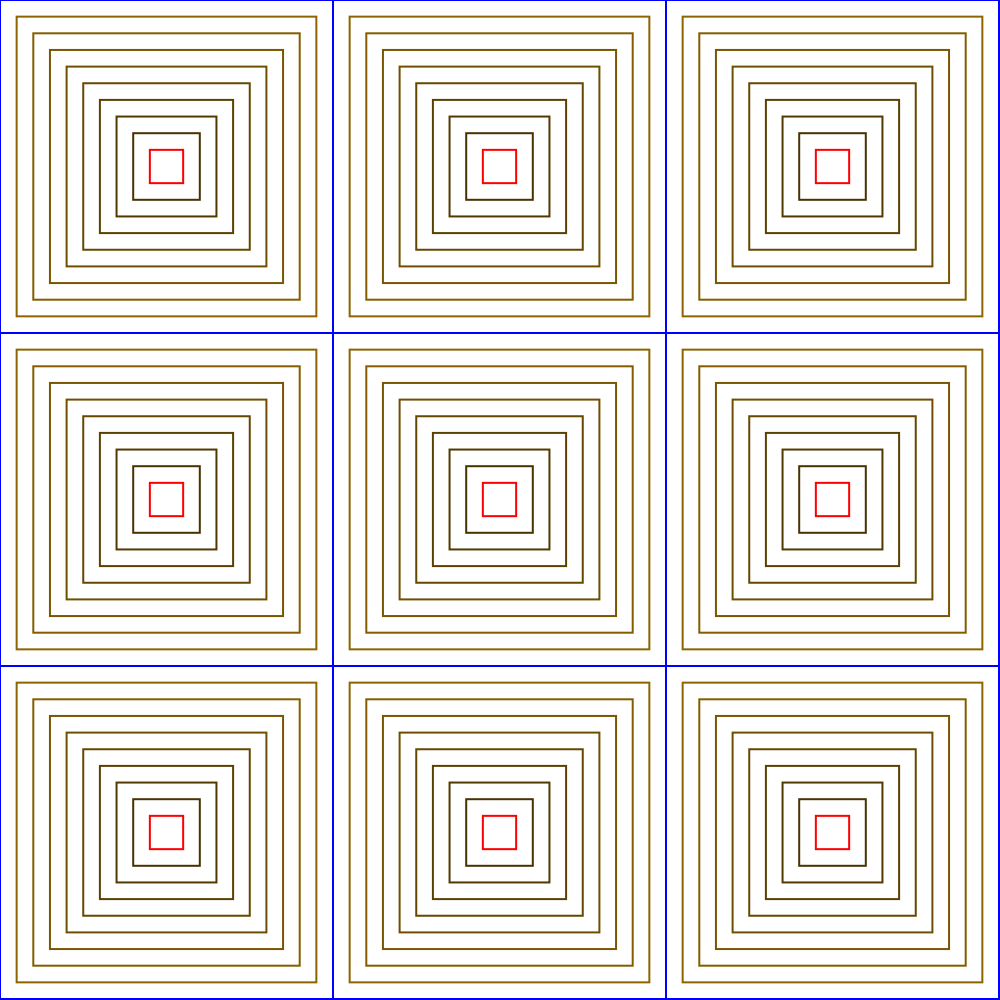

Generate this figure with Python:
from pathlib import Path
import cairo

# Set up constants for the drawing

WIDTH, HEIGHT = 1000, 1000

surface = cairo.ImageSurface(cairo.FORMAT_ARGB32, WIDTH, HEIGHT)
context = cairo.Context(surface)
context.set_source_rgba(0, 0, 0, 0)


def draw_concentric_squares(x, y, size, num_squares):
    step = size / num_squares
    for i in range(num_squares):

        if i == 0:
            context.set_source_rgb(0, 0, 1)
        elif i == num_squares - 1:
            context.set_source_rgb(1, 0, 0)
        else:
            brown = 0.6 - (i / num_squares) * 0.4
            context.set_source_rgb(brown, brown * 0.7, 0)

        width = size - i * step
        height = size - i * step
        context.rectangle(x + (size - width) / 2, y + (size - height) / 2, width, height)
        context.stroke()

grid_width = 3
num_squares = 10

for row in range(grid_width):
    for col in range(grid_width):
        x = col * (WIDTH // grid_width)
        y = row * (HEIGHT // grid_width)
        draw_concentric_squares(x, y, WIDTH // grid_width, num_squares)

surface.write_to_png(Path("data/maskgen/square.png"))
